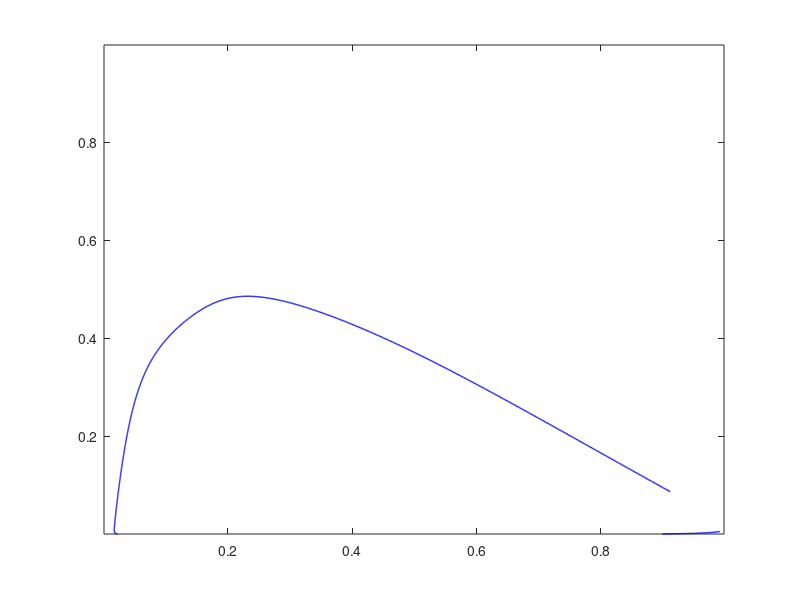

Write MATLAB code to recreate this figure. (Note: this script raises an error after producing the figure.)
clear; clc;

%% 临界点计算脚本（PM6 - L8-Bo - o-Xylene 体系）
% 策略：先计算 Spinodal 曲线，再在 Spinodal 上寻找三阶条件变号点

%% 1. 物理参数（与 binodal/spinodal 保持一致）
v1 = 1132.1;       % L8-Bo 摩尔体积 [cm^3/mol]
v2 = 120.6;        % o-Xylene 摩尔体积
v3 = 1743900;      % PM6 摩尔体积 (1500 * 1162.6)
s = v1/v2;
r = v1/v3;

X13 = 0.55;        % L8-Bo/PM6 相互作用参数
                   % 调试提示：若相图异常，可尝试 0.447 (spinodal-gemini 中使用的值)
g23 = 0.4120;      % o-Xylene/PM6

% L8-Bo / o-Xylene 多项式系数 (g12)
p1 = 16.6738; p2 = -40.8682; p3 = 39.6207; p4 = -19.3621; p5 = -1.5993;

%% 2. 生成网格并计算 Spinodal 判别式 det(G'') = 0
x1_val = linspace(1e-8, 0.999, 800);
x3_val = linspace(1e-8, 0.999, 800);
[X1, X3] = meshgrid(x1_val, x3_val);
X2 = 1 - X1 - X3;

% 屏蔽非法区域
invalid = (X1 <= 1e-8) | (X2 <= 1e-8) | (X3 <= 1e-8);
X1(invalid) = 0.33; X2(invalid) = 0.33; X3(invalid) = 0.34;

% 计算 g12 及其导数
u1 = X1 ./ (X1 + X2);
u2 = X2 ./ (X1 + X2);
g12 = p1.*u2.^4 + p2.*u2.^3 + p3.*u2.^2 + p4.*u2 + p5;
dg12du = 4*p1.*u2.^3 + 3*p2.*u2.^2 + 2*p3.*u2 + p4;
d2g12du = 12*p1.*u2.^2 + 6*p2.*u2 + 2*p3;

% Gibbs 自由能二阶导数矩阵元素
G22 = 1./X1 + s./X2 - 2.*g12 + 2.*(1-2.*u2).*dg12du + u1.*u2.*d2g12du;
G23 = 1./X1 - (g12+X13) + s.*g23 + u2.*(1-3.*u2).*dg12du + u1.*u2.^2.*d2g12du;
G33 = 1./X1 + r./X3 - 2.*X13 - 2.*u2.^3.*dg12du + u2.^3.*u1.*d2g12du;

detG = G22.*G33 - G23.^2;
detG(invalid) = NaN;

%% 3. 提取 Spinodal 曲线 (det = 0)
fig = figure('Visible','off');
[C_spin, ~] = contour(X1, X3, detG, [0 0], 'b-', 'LineWidth', 1);
close(fig);

num_points = C_spin(2,1);
x1_spin = C_spin(1, 2:1+num_points);
x3_spin = C_spin(2, 2:1+num_points);
x2_spin = 1 - x1_spin - x3_spin;

%% 4. 在 Spinodal 曲线上计算三阶条件
crit_val = zeros(1, num_points);

for i = 1:num_points
    x1 = x1_spin(i); x3 = x3_spin(i); x2 = x2_spin(i);
    if x1 <= 1e-8 || x2 <= 1e-8 || x3 <= 1e-8
        crit_val(i) = NaN;
        continue;
    end

    u1 = x1/(x1+x2); u2 = x2/(x1+x2);
    g12 = p1*u2^4 + p2*u2^3 + p3*u2^2 + p4*u2 + p5;
    dg12du = 4*p1*u2^3 + 3*p2*u2^2 + 2*p3*u2 + p4;
    d2g12du = 12*p1*u2^2 + 6*p2*u2 + 2*p3;

    G22 = 1/x1 + s/x2 - 2*g12 + 2*(1-2*u2)*dg12du + u1*u2*d2g12du;
    G23 = 1/x1 - (g12+X13) + s*g23 + u2*(1-3*u2)*dg12du + u1*u2^2*d2g12du;
    G33 = 1/x1 + r/x3 - 2*X13 - 2*u2^3*dg12du + u2^3*u1*d2g12du;

    G222 = 1/x1^2 - s/x2^2 - 6*u2/x2*dg12du + (3-6*u2)*u2/x2*d2g12du;
    G223 = 1/x1^2 - 6*u2^2/x2*dg12du + 3*(1-2*u2)*u2^2/x2*d2g12du;
    G233 = 1/x1^2 - 6*u2^3/x2*dg12du + (3*u2-6*u2^2)*u2^2/x2*d2g12du;
    G333 = 1/x1^2 - r/x3^2 + 6*u2^4/x2*dg12du + (3*u2^2-2*u2^3)*u2^2/x2*d2g12du;

    crit_val(i) = G222*G33^2 - 3*G223*G23*G33 + 3*G233*G23^2 - G22*G23*G333;
end

%% 5. 寻找 crit_val 变号点并插值得到临界点
valid_idx = ~isnan(crit_val);
x1_v = x1_spin(valid_idx);
x3_v = x3_spin(valid_idx);
crit_v = crit_val(valid_idx);

sign_changes = find(diff(sign(crit_v)) ~= 0);

if isempty(sign_changes)
    warning('未在 Spinodal 曲线上找到临界点（crit 未变号）。请检查 X13 是否合理，或增大网格分辨率。');
    fprintf('crit_val 范围: %.4e ~ %.4e\n', min(crit_v), max(crit_v));
    return;
end

idx = sign_changes(1);
t = abs(crit_v(idx)) / (abs(crit_v(idx)) + abs(crit_v(idx+1)));
x1_crit = x1_v(idx) + t*(x1_v(idx+1) - x1_v(idx));
x3_crit = x3_v(idx) + t*(x3_v(idx+1) - x3_v(idx));
x2_crit = 1 - x1_crit - x3_crit;

fprintf('========================================\n');
fprintf('PM6-L8Bo-o-Xylene 体系临界点计算完成\n');
fprintf('========================================\n');
fprintf('  phi1 (L8-Bo)    = %.6f\n', x1_crit);
fprintf('  phi2 (o-Xylene) = %.6f\n', x2_crit);
fprintf('  phi3 (PM6)      = %.6f\n', x3_crit);
fprintf('========================================\n');

%% 6. 保存结果
crit_result = table(x1_crit, x2_crit, x3_crit, ...
    'VariableNames', {'phi1_L8Bo','phi2_oXy','phi3_PM6'});
writetable(crit_result, 'critical_point_OXy.csv');
fprintf('结果已保存至 critical_point_OXy.csv\n');
